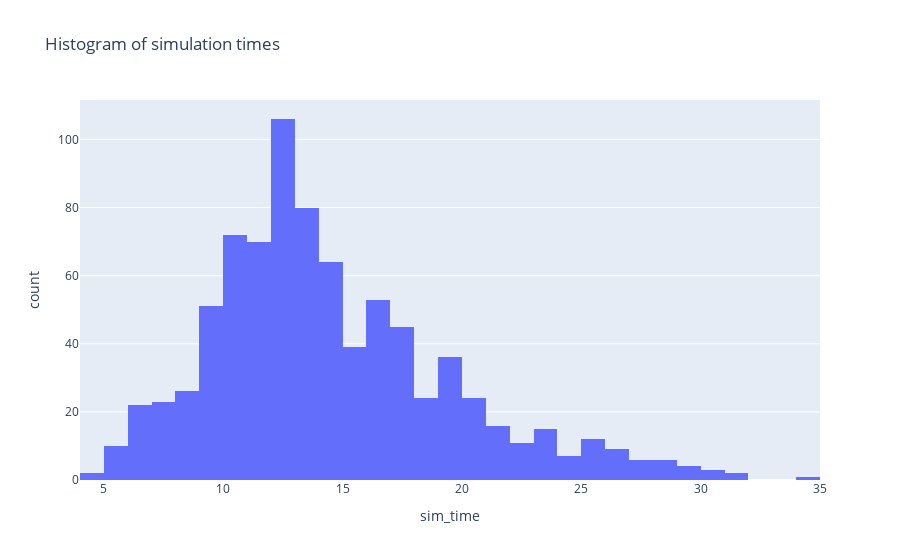

Notebook source saved alongside this figure:
### Markdown cell above
### Histogram of times (using unknown hardware)

### Code cell
fig = px.histogram(interest_df, x="sim_time", title="Histogram of simulation times")
fig.show()

### Figure 1 — Plotly figure (JSON) as saved in the notebook; plotly's stock layout.template omitted (floating-point values rounded to 4 significant figures; data arrays with more than 128 entries replaced by an {"elided": "..."} marker saying what was removed)
{"data": [{"alignmentgroup": "True", "bingroup": "x", "hovertemplate": "sim_time=%{x}<br>count=%{y}<extra></extra>", "legendgroup": "", "marker": {"color": "#636efa", "pattern": {"shape": ""}}, "name": "", "offsetgroup": "", "orientation": "v", "showlegend": false, "type": "histogram", "x": {"elided": "839 float values"}, "xaxis": "x", "yaxis": "y"}], "layout": {"barmode": "relative", "legend": {"tracegroupgap": 0}, "title": {"text": "Histogram of simulation times"}, "xaxis": {"anchor": "y", "domain": [0, 1], "title": {"text": "sim_time"}}, "yaxis": {"anchor": "x", "domain": [0, 1], "title": {"text": "count"}}}}
